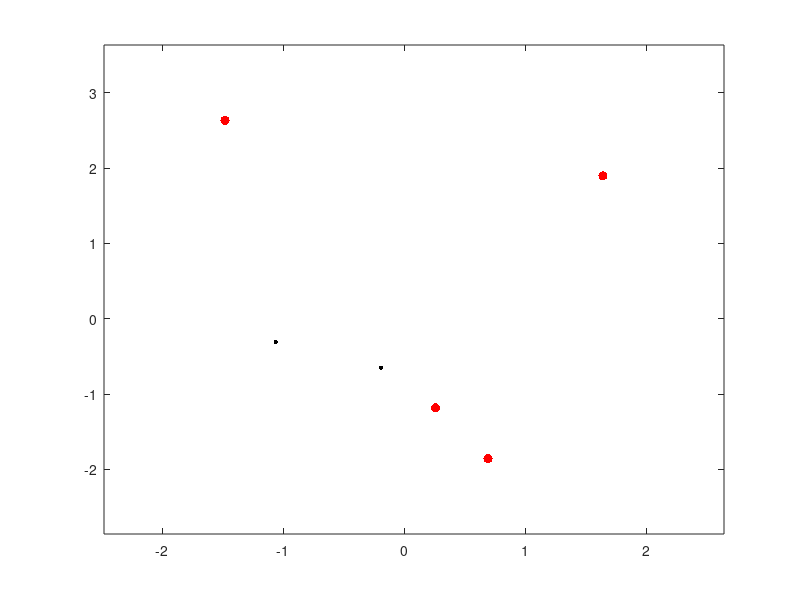

Reproduce this figure in MATLAB. (Note: this script raises an error after producing the figure.)
function [S,D, e,tR]= G_functions(phi,L,e,Precision, PRINT,  Draw, epsilon, Length )
%[S,D, e,tR]= G_functions(phi,L,e,Precision, PRINT,  Draw, epsilon, Length )
%
% Finds the quadratic differential $Q= S^2 Delta/E$ where E = prod (z-e),
% deg S = L, deg Delta = M and \sqrt{Q} \simeq phi' + t_0/z + ..., where
% sqrt{Q} has purely imaginary periods. 
% The quadratic differential is Q = S^2 D/E where E is the poly with roots
% at e and deg S =L, deg D =M, deg E = N, N  = 2L+M+2;
% The argument phi=[t_R, ..., t_1,t_0]; t_0 is the residue of
% \sqrt Q. 
% e=[list of points]
% L= degree of L. If the passed L is too large it is defaulted to L=0, with
% a complaint. 
%
%PRINT=true/false; if true (default false), it will save the picture in the
%same directory and also a small .tex wrapper with the same filename
%
%Precision= threshold of the functional  below which we stop the
%computation (Default = 1e-8)
%
%Draw, epsilon, Length are parameters for the external function that draws
%the critical trajectories. They don't affect the data output. 
%
%OUTPUT:  S= the polynomial S;D = the polynomial Delta; e= the same as the
% one passed; tR= phi(1) (leading coefficient). If needed one can change
% the code to return the polynomials S, D(elta) themselves. 
%
%DEFAULTS: if phi is not defined or empty it defaults to phi=1 (i.e. t_0=1;
%Chebotarov case); if e is not defined or empty, it defaults to N=randi(10)+1 random points;
%if L is not defined it defaults to L=0; DRAW=true, epsilon = 0.004; Length=20

% Written for Matlab R2024a but possibly working for older versions as
% well. 
% 
%This package is the accompanying code to https://www.arxiv.org/abs/2408.15234
%
% August 2024
% (c) Marco Bertola
% email: Marco.Bertola@concordia.ca


%%% Input validation %%%
if ~exist('phi','var') || size(phi,1)==0
    phi = 1;
end
if ~exist('PRINT','var')
    PRINT = 0;
end
t0=phi(end);
tR=phi(1);
R = size(phi,2)-1;
if ~exist('e','var') || size(e,1)==0 
    N=randi(10)+1;
    MM= randn(N) + 1i*randn(N);
    e = eig(MM).';
    %e = exp(2i*pi*(2/3:2/3:2));
    %e = exp(2i*pi*(2/3:1/3:2));
     %e=exp(1i*pi*(1/2:1/2:2));
    %e= [1,2,1i,3i, 1+1i];
    
end
if ~exist('Draw','var')
    Draw= true;
end
if ~exist('L','var')
    L=0;
    %No stagnation points, the standard Chebotarov problem
end
if ~exist ('epsilon','var')
    epsilon =0.004;
end
if ~exist ('Length','var')
    Length =20;
end
N = size(e,2);
M = N-2*L-2+2*R;
g = (M+N)/2-1;
if g<0  || M< 0
    disp('Error: there are too many stagnation points');
    L = 0 ;
    M = N-2*L-2+2*R;
    %g = (M+N)/2-1;
end
%%% End Input Validation %%%


% M is The number of simple zeros (generically) of the quadratic differential
% L is the number of stagnation points. 

S = phi(1)*poly(randn(1,L) + 1i*randn(1,L));
D = poly(randn(1,M)  + 1i*randn(1,M));

% The quadratic differential is Q = D/E dz^2 and we start with a D such
% that the roots are in the convex hull; by a theorem , the derivative does
% that.
% 
% We will choose the cuts ....
droot = roots(D).';
sroot = roots(S).';


ITER = 1;
MAXITER = 1000;
Fun =3;
Funold=Fun;
if ~exist('Precision','var')
    Precision = 1e-8;
end

if Draw
    figure(1);
    clf;
    ZZ = cat(2,e,droot, sroot);
    dd=plot(droot,'.k','MarkerSize',10);hold on;
    ee=plot(real(e),imag(e),'.r','MarkerSize',20);
    ss=plot(real(sroot),imag(sroot), '.g', 'MarkerSize',12);
    axis ([min(real(ZZ))-1,max(real(ZZ))+1,min(imag(ZZ))-1,max(imag(ZZ))+1]); hold on;
end
%%%%%%%%%%%%%%%%%%%%%%%%%%%%
%%%%% MAIN LOOP %%%%%%%%%%%%
%%%%%%%%%%%%%%%%%%%%%%%%%%%%
Bounce=0;
Sign =1;
t_ells = polyder(phi);
t_ells = cat(2,t_ells,t0);
t_ells = t_ells(2:end);
while( (Fun>Precision && ITER<MAXITER))
    M = size(droot,2);
    %g = (N+M)/2-1;
    [Inty, P]  = Cycles(e,droot, sroot,phi(1));
    % Inty(1:R) contains the quantities denoted $T_\ell[Q]$ in the paper.
    % $\ell=0,...,R-1$;
    % Inty(R+1:end) contains the quantities denoted $P_j[Q]$ (the periods
    % of the square root of the quadratic differential).
    AA = P(1:R,:);
    BB = P(R+1:end,:);
    PP = [ imag(AA), real(AA); real(AA), -imag(AA); real(BB), -imag(BB)];
    % PP is the matrix of real/imag parts of the Holomorphic periods as
    % well as differentials z^{g-1+k}/sqrt(DE), k=1,... 2*L)
    V1 = Inty(1:R) - t_ells.';
    V2 = Inty(R+1:end);
    V = [imag(V1);real(V1); real(V2)];
    dotNum_re_im = PP^(-1)*V;
    dotNum = dotNum_re_im(1:end/2) + 1i*dotNum_re_im(end/2+1:end);
    dotNum =-Sign*cat(2,0, dotNum.'); 
    %dotNum is the numerator in 
    %\dot \sqrt{Q} = (dot S D+ 1/2 \dot D S)/sqrt(D E);
    MM = mysylvester(S,D);
    T1 =dotNum(2:end)*MM^(-1);
    dotS = T1(end-L+1:end);
    dotD = 2*T1(1:M);
    dotS = cat(2,0,dotS);
    dotD = cat(2,0,dotD);

    c1 = sum(abs(dotD))/sum(abs(D)) + sum(abs(dotS))/sum(abs(S));
    dt = (1/2 + c1/(1+c1)/4);

    D = D + dt*dotD;
    S = S + dt*dotS;
    droot = roots(D).';
    sroot = roots(S).';

    Fun =sqrt( sum(abs(V1).^2) + sum(real(V2).^2));
    %The functional we use is the square root of the one in the paper. 
    if Funold<Fun
        Bounce=Bounce+1;
    else
        Bounce=0;
    end
    if Bounce>10
        Sign=-Sign;
        Bounce=0;
    end
    Funold=Fun;
    ITER = ITER+1;

    if Draw
        delete(dd);
        delete(ee);
        delete(ss);
        dd=plot(real(cat(2,droot)),imag(cat(2,droot)) ,'.k','MarkerSize',10);hold on;
        ss=plot(real(cat(2,sroot)),imag(cat(2,sroot)) ,'.g','MarkerSize',10);
        ee=plot(real(e),imag(e),'.r','MarkerSize',10);
        title(['Fun=',num2str(Fun), '. Iteration=', num2str(ITER)]);
        drawnow;
    else
        disp(['L^2 norm of imaginary periods=',num2str(Fun),'. Iteration=',num2str(ITER)]);
    end
    
end

%%%%%%%%%%%%%%%%%%%%%%%%%%%%
%%%%% END MAIN LOOP %%%%%%%%
%%%%%%%%%%%%%%%%%%%%%%%%%%%%
if(ITER==MAXITER)
    disp(['Max iter! Tolerance=',num2str(Fun)]);
    if Fun>1
        stop;
    end
end
if Draw
    figure(1); clf;
    ZZ = cat(2,sroot, droot);
    muld = ones(size(droot));
    muls = ones(size(sroot));
    mul=cat(2,muls*2,muld);
    CriticalTrajectories_Rational(-1,ZZ,mul,...
        e,ones(size(e)),epsilon,Length);
    win = [min(real(cat(2,ZZ,e)))-2, max(real(cat(2,ZZ,e)))+2, min(imag(cat(2,ZZ,e)))-1, max(imag(cat(2,ZZ,e)))+1];
    plot(real(e),imag(e), 'r.','MarkerSize',24);
    plot(real(droot),imag(droot), 'k.','MarkerSize',18);
    
    axis square;
    axis equal; 
    axis(win);

    grid on;
end

%%%%%%%%%%%%%%%%%%%%%%%%%%%%%%%%%%%%%%
%%% Exit preparations and printout %%%
%%%%%%%%%%%%%%%%%%%%%%%%%%%%%%%%%%%%%%

M = N-2*L-2+2*R;
g = (M+N)/2-1;
disp(['The final genus is g=',num2str(g)]);
disp(['We converged in ',num2str(ITER),' iterations and we have Fun<=',num2str(Fun)]);

if PRINT==true
    if R>0
        Caption=['In this case $\\Phi = \\sum_{\\ell=1}^',num2str(R),...
            ' t_\\ell z^\\ell$ with $[t_',num2str(R),',\\dots,t_1]=[',...
            regexprep(num2str(phi(1:end-1)),'\s+',',')...
            ,']$. Here  $t_0=',num2str(t0),...
            '$. The set $E=\\{',...
            regexprep(num2str(e),'\s+',','),...
            '\\}$ and $L=',num2str(L),'$.'];
    else
        Caption=['Chebotarov continuum for the set $E=\\{',...
            regexprep(num2str(e),'\s+',','),'\\}$ with $L=',num2str(L),'$.'];
    end


    symbols = ['a':'z' 'A':'Z' '0':'9'];
    stLength = 10;
    nums = randi(numel(symbols),[1 stLength]);
    st = symbols (nums);

    %name = ['/Users/bertola/Library/CloudStorage/OneDrive-ConcordiaUniversity-Canada/Noether/Research in progress/Numerics_Chebotarov/Example_',st];

    name = ['Example_',st];

    TexInclude = [ ...
        '\\begin{minipage}{0.5\\textwidth} \n',...
        '\\includegraphics[width=1\\textwidth]{',name,'.pdf} \n',...
        '\\captionof{figure}{\\small ',Caption,'} \n',...
        '\\end{minipage} '];


    title('');
    exportgraphics(gcf,cat(2,name,'.pdf'),'ContentType','vector');
    FileTex = fopen(cat(2,name,'.tex'),'w');
    fprintf(FileTex, TexInclude);
    fclose(FileTex);
    %
end
end

%%%%%%%%%%%%%%% Functions %%%%%%%%%%%%%%%%%%%%%%%%%%%%

function [Inty,PowerPeriods] = Cycles (e,droot,sroot,tR)
    %
    % Computes the integral of y dz = sqrt(Q)  along the cycles as well as the holomorphic ones
    
    N=size(e,2);
    L=size(sroot,2);
    D = poly(droot);
    M= size(droot,2);
    R = (M+2*L+2-N)/2;
    S = tR*poly(sroot);
    Bpts = cat(2,e,droot);
    %%% DEBUG
    % DEBUG=0;
    % if DEBUG
    %     Bpts = (1:N+M);
    %     Bpts(2:2:end) = Bpts(2:2:end)+2i;
    % end
    %%%
    
    Cuts = BranchCuts(Bpts);
    %Cuts = [Bpts(1:2:end).', Bpts(2:2:end).'];
    % Rad is the radical of the Riemann surface; y = T/R dz
    
    ttt1 = conv(S, D);
    T = @(z) polyval (ttt1,z);
    H = (N+M)/2;
    t = Cuts(:,2)-Cuts(:,1);
    t = t./abs(t); %Tangent vectors to cuts
    tt = prod(-conj(t.^(-1)));
    % Rad = @(z)  prod(...
    %      -conj(t.^(-1))*ones(size(z)).*...
    %      sqrt(-conj(t)*ones(size(z)).*( ones(H,1)*z-Cuts(:,1)*ones(size(z)) ) )...
    %     .*sqrt(-conj(t)*ones(size(z)).*( ones(H,1)*z-Cuts(:,2)*ones(size(z)) ) )...
    %     ) ;
    
    Rad = @(z) tt* prod(...
        sqrt(-conj(t)*ones(size(z)).*( ones(H,1)*z-Cuts(:,1)*ones(size(z)) ) )...
        .*sqrt(-conj(t)*ones(size(z)).*( ones(H,1)*z-Cuts(:,2)*ones(size(z)) ) )...
        ) ;
    if H==1 %it means we are in genus 0 and the code above does not work
        Rad= @(z) tt*sqrt(-conj(t)*(z-Cuts(1,1))).*sqrt(-conj(t)*(z-Cuts(1,2)));
    end
    y= @(z)  T(z)./Rad(z);
    r=0.001;
    g= (N+M)/2-1;
    
    % clf;
    % figure(1);
    %
    % for j=1:g+1
    %     plot(Cuts(j,:),'r');hold on;
    % end
    
    Path=cell(2*g+R,1);
    % each path has a  component on the first and on the second sheet (possibly none of the latter)
    %Don't put any endpoint on a cut!
    KK=40;
    for j=1:R
        Path{j}   =KK*[ 1+1i, -1+1i, -1-1i, 1-1i, 1+1i];
    end
    for j=1:g
        %Path{j}   =[Cuts(j,1)-r*1i*t(j)*exp(1i*pi*( (0:-1/5:-1))), Cuts(j,2)-r*1i*t(j)*exp(1i*pi*( (1:-1/5:0))), Cuts(j,1)- r*1i*t(j)];
        Path{j+R}   =[Cuts(j,1)+ r*1i*t(j), ...
            Cuts(j,2)+r*1i*t(j)*exp(1i*pi*( (2:-1/5:0))), Cuts(j,1)+ r*1i*t(j)*exp(1i*pi*( (2:-1/5:0)))];
        %A-cycles
    end
    
    t = Cuts(2:end,1) - Cuts(1:end-1,2);
    t = t./abs(t);
    for j=1:g
        Path{g+R+j}   =[ Cuts(j,2)+ r*t(j),Cuts(j+1,1)-r*t(j)*exp(1i*pi*( (0:-2/7:-2))),...
            Cuts(j,2)+r*t(j)*exp(1i*pi*( (2:-2/7:0)))];
        % Path{g+j}   =[ Cuts(j,2)+ r*1i*t(j),Cuts(j+1,1)+ r*1i*t(j)*exp(1i*pi*( (2:-1/5:0))),...
        %      Cuts(j,2)+r*1i*t(j)*exp(1i*pi*( (2:-1/5:0)))];
        %pseudo B-cycles; not respecting the intersection number;
    end
    
    
    % %%%%%%%%%% DEBUG
    % if DEBUG
    %     clf;
    %     plot(real(Bpts), imag(Bpts),'r.','MarkerSize',12);
    %     hold on
    %     % tt = 0:0.01:4;
    %     % figure(2);
    %     % plot(tt, real(Rad(tt+0i)));
    %     % grid on;
    %     % figure(1);
    %
    %     for j=1:g+1
    %         CC = [Cuts(j,1), Cuts(j,2)];
    %         plot(real(CC), imag(CC));
    %     end
    %
    %     for j=1:g
    %         plot(Path{j},'r');
    %     end
    %     for j=g+1:2*g
    %         plot(Path{j},'b');
    %     end
    %     axis equal;
    %     grid on;
    % end
    % %%%%%%%%%%
    PowerPeriods= zeros(2*g+R,g+R);
    Inty=zeros(2*g+R,1); %
    for k=1:g+R
        F = @(z) z.^(g+R-k)./Rad(z);
        % first the residues at infinity...
        for j=1:R
            PowerPeriods(j, k) = Hyperelliptic_Integral( @(z)F(z)./z.^(R-j), Path{j}, Cuts)/2i/pi;
        end
        % then the periods
        for j=R+1:2*g+R
            PowerPeriods(j, k) =  Hyperelliptic_Integral (@(z) F(z),Path{j}, Cuts);
        end
    end
    for j=1:R
        Inty(j) =  Hyperelliptic_Integral (@(z) y(z)./z.^(R-j) ,Path{j}, Cuts)/2i/pi;
    end
    for j=R+1:2*g+R
        Inty(j) =  Hyperelliptic_Integral (@(z) y(z),Path{j}, Cuts);
    end
    % %The B--periods as of now are  not correct because we choose the A-period
    % %as the cycle around z_{2j-1}, z_{2j} and B around z_{2j}, z_{2j+1}. Thus
    % %the B_j period as of now is B_j - B_{j+1}.
    % %To rectify the situation  we take the current B and multiply appropriately
    % %the A periods.
    % A = PowerPeriods(end-2*g+1:end-g,end-g+1:end);
    % G = ones(g);
    % G = triu(G);
    % B = G*PowerPeriods(end-g+1:end, end-g+1:end) ;
    % tau = B*A^(-1);
    % if sum(sum(abs(tau-tau.')))>1e-3
    %     disp("oufh: instability detected in the tau matrix, it is not exactly symmetric. Too large genus?");
    %     % tau should be symmetric; if it is not it is a bad day...
    % end
end
    
function Cuts= BranchCuts( Q )
    % Given a set of points $Q$ in the plane, finds non intersecting segments
    % between pairs. We take the convex hull, remove all the sides, repeat.
    Q0=Q;
    Cuts = zeros(size(Q0,2)/2,2);
    count=1;
    while(size(Q0,2))>2
        K = convhull ([real(Q0.'), imag(Q0.')]);
        ct= floor((size(K,1)-1)/2);
        Cuts(count:count+ct-1,:) = [Q0(K(1:2:2*ct)).', Q0(K(2:2:2*ct)).'];
        Q0(K(1:2*ct))=[];
        count=count+ct;
    end
    if size(Q0,2)==2
        Cuts(count,:) = [Q0(1), Q0(2)];
    end
end

function Syl= mysylvester(S,D)
 % Given the two polynomials S, D it returns the Sylvester matrix. No
 % sanity check is done. YOLO! NOTE: if S,D are constants, it returns a 1x1
 % matrix and not an empty matrix. But why would you compute the Sylvester
 % matrix of two constants?

 s = size(S,2);
 d = size(D,2);
 
 %Syl = zeros(s+d-2,s+d-2);%
 if s==1
     Syl=toeplitz([S(1);zeros(d-2,1)], [S,zeros(1,d-2)]);
 else
     if d==1
         Syl=toeplitz([D(1);zeros(s-2,1)], [D,zeros(1,s-2)]);
     else
         Syl=[toeplitz([S(1);zeros(d-2,1)], [S,zeros(1,d-2)]);
             toeplitz([D(1);zeros(s-2,1)], [D,zeros(1,s-2)])];
     end
 end

end